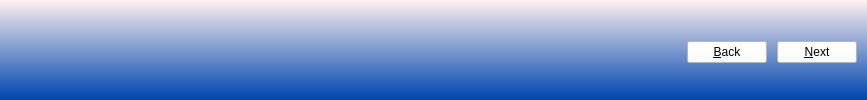
     <widget class="QWidget" name="footerWidget" native="true">
      <property name="sizePolicy">
       <sizepolicy hsizetype="Preferred" vsizetype="Fixed">
        <horstretch>0</horstretch>
        <verstretch>0</verstretch>
       </sizepolicy>
      </property>
      <property name="autoFillBackground">
       <bool>false</bool>
      </property>
      <property name="styleSheet">
       <string notr="true">background-color: qlineargradient(spread:pad, x1:1, y1:1, x2:1, y2:0, stop:0 rgba(0, 70, 175, 255), stop:1 rgba(255, 240, 240, 240));</string>
      </property>
      <layout class="QHBoxLayout" name="horizontalLayout_2">
       <property name="spacing">
        <number>10</number>
       </property>
       <property name="leftMargin">
        <number>5</number>
       </property>
       <property name="topMargin">
        <number>10</number>
       </property>
       <property name="rightMargin">
        <number>10</number>
       </property>
       <property name="bottomMargin">
        <number>5</number>
       </property>
       <item>
        <widget class="QPushButton" name="helpButton">
         <property name="statusTip">
          <string>Display help for the current screen</string>
         </property>
         <property name="text">
          <string/>
         </property>
         <property name="icon">
          <iconset resource="pc-firstboot.qrc">
           <normaloff>:/modules/images/help-hint.png</normaloff>:/modules/images/help-hint.png</iconset>
         </property>
         <property name="iconSize">
          <size>
           <width>32</width>
           <height>32</height>
          </size>
         </property>
         <property name="flat">
          <bool>true</bool>
         </property>
        </widget>
       </item>
       <item>
        <widget class="QPushButton" name="pushTouchKeyboard">
         <property name="toolTip">
          <string/>
         </property>
         <property name="statusTip">
          <string>Launch the on-screen keyboard</string>
         </property>
         <property name="text">
          <string/>
         </property>
         <property name="icon">
          <iconset resource="pc-firstboot.qrc">
           <normaloff>:/PCBSD/images/input-keyboard.png</normaloff>:/PCBSD/images/input-keyboard.png</iconset>
         </property>
         <property name="iconSize">
          <size>
           <width>32</width>
           <height>32</height>
          </size>
         </property>
         <property name="flat">
          <bool>true</bool>
         </property>
        </widget>
       </item>
       <item>
        <widget class="QPushButton" name="pushChangeKeyLayout">
         <property name="toolTip">
          <string/>
         </property>
         <property name="statusTip">
          <string>Switch between US layout and user selected layout</string>
         </property>
         <property name="autoFillBackground">
          <bool>false</bool>
         </property>
         <property name="styleSheet">
          <string notr="true"/>
         </property>
         <property name="text">
          <string/>
         </property>
         <property name="icon">
          <iconset resource="pc-firstboot.qrc">
           <normaloff>:/modules/images/keyboard.png</normaloff>:/modules/images/keyboard.png</iconset>
         </property>
         <property name="iconSize">
          <size>
           <width>32</width>
           <height>32</height>
          </size>
         </property>
         <property name="autoDefault">
          <bool>false</bool>
         </property>
         <property name="default">
          <bool>false</bool>
         </property>
         <property name="flat">
          <bool>true</bool>
         </property>
        </widget>
       </item>
       <item>
        <spacer name="horizontalSpacer">
         <property name="orientation">
          <enum>Qt::Horizontal</enum>
         </property>
         <property name="sizeHint" stdset="0">
          <size>
           <width>532</width>
           <height>20</height>
          </size>
         </property>
        </spacer>
       </item>
       <item>
        <widget class="QPushButton" name="backButton">
         <property name="styleSheet">
          <string notr="true">background-color: rgb(255, 255, 255);</string>
         </property>
         <property name="text">
          <string>&amp;Back</string>
         </property>
         <property name="iconSize">
          <size>
           <width>20</width>
           <height>20</height>
          </size>
         </property>
        </widget>
       </item>
       <item>
        <widget class="QPushButton" name="nextButton">
         <property name="styleSheet">
          <string notr="true">background-color: rgb(255, 255, 255);</string>
         </property>
         <property name="text">
          <string>&amp;Next</string>
         </property>
         <property name="iconSize">
          <size>
           <width>20</width>
           <height>20</height>
          </size>
         </property>
        </widget>
       </item>
      </layout>
     </widget>
